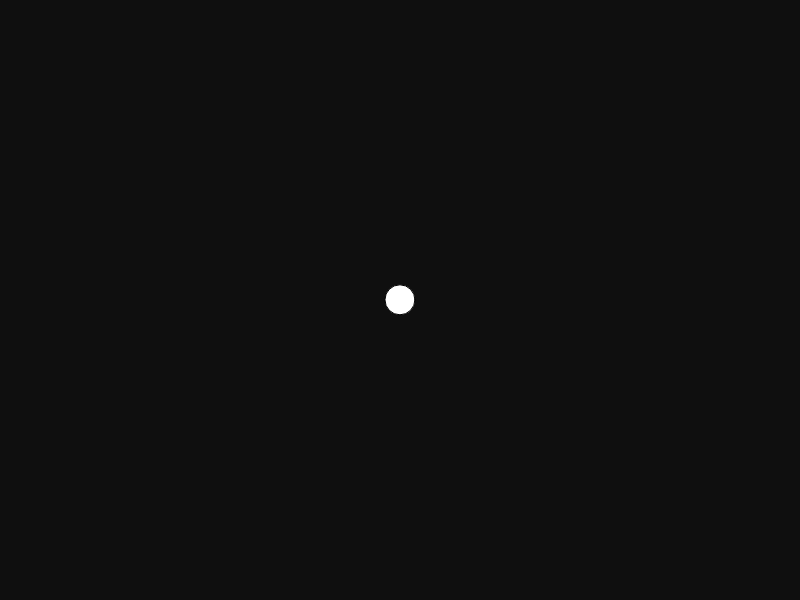
Frame 1 (no input)
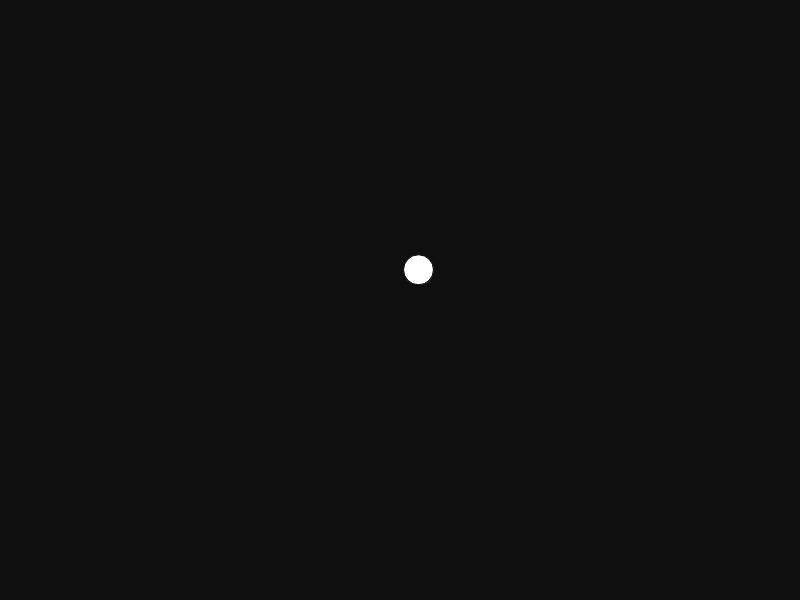
Frame 60 (no input)
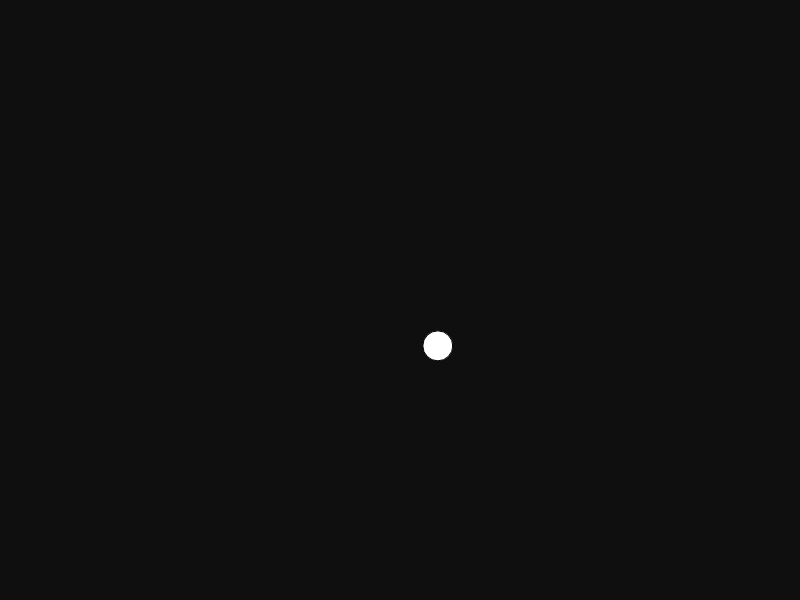
Frame 120 (the mouse pressed at the canvas centre since frame 60)

The p5.js sketch that drew these frames (run headless with seeded random() and noise() and a simulated clock; from frame 60 on, the mouse is pressed at the canvas centre):

// p5.js sketch
// ── sketch.js
var w;

function setup() {
  createCanvas(800, 600);
  w = new Walker();
}

function draw() {
  background(15);
  w.update();
  w.display();
}


function Walker() {
  this.pos = createVector(width/2, height/2);
  this.vel = createVector(0, 0);
  this.acc = p5.Vector.fromAngle(0);
  this.acc.setMag(.2);
  
  this.update = function() {
    this.acc.rotate(random(TWO_PI));
    
    this.vel.add(this.acc);
    this.pos.add(this.vel);
  }
  
  this.display = function() {
    fill(255);
    ellipse(this.pos.x, this.pos.y, 30, 30);
  }
  
}
